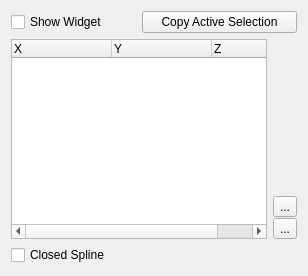
<ui version="4.0" >
 <class>SplineWidget</class>
 <widget class="QWidget" name="SplineWidget" >
  <property name="geometry" >
   <rect>
    <x>0</x>
    <y>0</y>
    <width>308</width>
    <height>276</height>
   </rect>
  </property>
  <property name="windowTitle" >
   <string>Form</string>
  </property>
  <layout class="QGridLayout" >
   <item row="0" column="0" >
    <widget class="QCheckBox" name="Visibility" >
     <property name="text" >
      <string>Show Widget</string>
     </property>
    </widget>
   </item>
   <item row="0" column="1" colspan="2" >
    <widget class="QPushButton" name="pushButton" >
     <property name="text" >
      <string>Copy Active Selection</string>
     </property>
    </widget>
   </item>
   <item row="1" column="0" colspan="2" >
    <widget class="pqTreeWidget" name="HandlePositions" >
     <property name="rootIsDecorated" >
      <bool>false</bool>
     </property>
     <column>
      <property name="text" >
       <string>X</string>
      </property>
     </column>
     <column>
      <property name="text" >
       <string>Y</string>
      </property>
     </column>
     <column>
      <property name="text" >
       <string>Z</string>
      </property>
     </column>
    </widget>
   </item>
   <item row="1" column="2" >
    <layout class="QVBoxLayout" >
     <property name="spacing" >
      <number>1</number>
     </property>
     <item>
      <spacer>
       <property name="orientation" >
        <enum>Qt::Vertical</enum>
       </property>
       <property name="sizeHint" >
        <size>
         <width>20</width>
         <height>40</height>
        </size>
       </property>
      </spacer>
     </item>
     <item>
      <widget class="QToolButton" name="AddPoint" >
       <property name="text" >
        <string>...</string>
       </property>
       <property name="icon" >
        <iconset resource="../../../Widgets/Resources/QtWidgets.qrc" >:/QtWidgets/Icons/pqPlus16.png</iconset>
       </property>
      </widget>
     </item>
     <item>
      <widget class="QToolButton" name="Delete" >
       <property name="text" >
        <string>...</string>
       </property>
       <property name="icon" >
        <iconset resource="../../../Widgets/Resources/QtWidgets.qrc" >:/QtWidgets/Icons/pqDelete16.png</iconset>
       </property>
      </widget>
     </item>
    </layout>
   </item>
   <item row="2" column="0" colspan="2" >
    <widget class="QCheckBox" name="Closed" >
     <property name="text" >
      <string>Closed Spline</string>
     </property>
    </widget>
   </item>
  </layout>
 </widget>
 <customwidgets>
  <customwidget>
   <class>pqTreeWidget</class>
   <extends>QTreeWidget</extends>
   <header>pqTreeWidget.h</header>
  </customwidget>
 </customwidgets>
 <resources>
  <include location="../pqComponents.qrc" />
  <include location="../../../Widgets/Resources/QtWidgets.qrc" />
 </resources>
 <connections/>
</ui>
